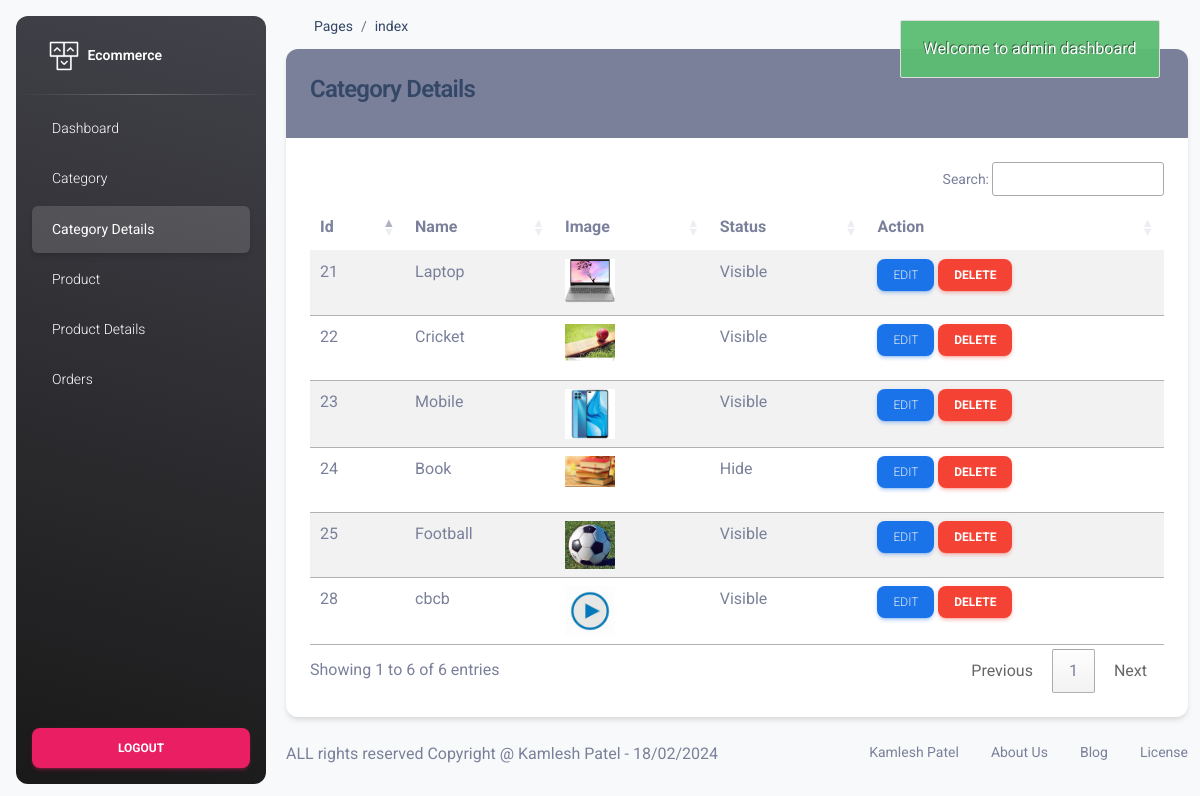
Screenshot of /admin/category_details.php (signed in) with the database file from the repository.
### tables this page shows
CREATE TABLE `category` (
  `id` int(11) NOT NULL,
  `name` varchar(191) NOT NULL,
  `slug` varchar(191) NOT NULL,
  `description` varchar(500) NOT NULL,
  `status` tinyint(4) NOT NULL DEFAULT 0,
  `popular` tinyint(4) NOT NULL DEFAULT 0,
  `image` text NOT NULL,
  `meta_title` mediumtext NOT NULL,
  `meta_description` mediumtext NOT NULL,
  `meta_keywords` mediumtext NOT NULL,
  `created_at` timestamp NOT NULL DEFAULT current_timestamp()
);

### admin/category_details.php (the view, shortened to what this page needs)
<?php
    include 'header.php';
    include 'config.php';
?>
<div class="container">
    <div class="card">
        <div class="card-header bg-secondary">
            <h4>Category Details</h4>
        </div>
        <div class="card-body">
            <table class="table table-striped" id="example">
                <thead>
                    <tr>
                        <th>Id</th>
                        <th>Name</th>
                        <th>Image</th>
                        <th>Status</th>
                        <th>Action</th>
                    </tr>
                </thead>
                <tbody>
                            <?php
                                $sql = "SELECT * FROM `category` ";
                                $res = $conn->query($sql);
                                if(mysqli_num_rows($res) > 0)
                                {
                                    foreach($res as $row)
                                    {
                                        ?>
                    <tr>
                        <td><?= $row['id']; ?></td>
                        <td><?= $row['name']; ?></td>
                        <td><img src="photos/<?= $row['image']; ?>"  alt="image" width="50px;"> </td>
                        <td>
                            <?= $row['status'] == '1' ? 'Visible' : 'Hide' ; ?>
                        </td>
                        <td>
                            <button class="btn btn-sm btn-info"><a href="category_edit.php?edit_id=<?= $row['id']; ?>" class="text-light">Edit</a></button>
                            <button class="btn btn-sm btn-danger categorydel" value="<?= $row['id']; ?>">Delete</button>
                        </td>
                    </tr>
                                        <?php
                                    }
                                }
                            ?>
                </tbody>
            </table>
        </div>
    </div>
</div>
<?php
    include 'footer.php';
?>

### rows the page displays
category: id "21", name "Laptop", image (picture), status "Visible"
category: id "22", name "Cricket", image (picture), status "Visible"
category: id "23", name "Mobile", image (picture), status "Visible"
category: id "24", name "Book", image (picture), status "Hide"
category: id "25", name "Football", image (picture), status "Visible"
category: id "28", name "cbcb", image (picture), status "Visible"
